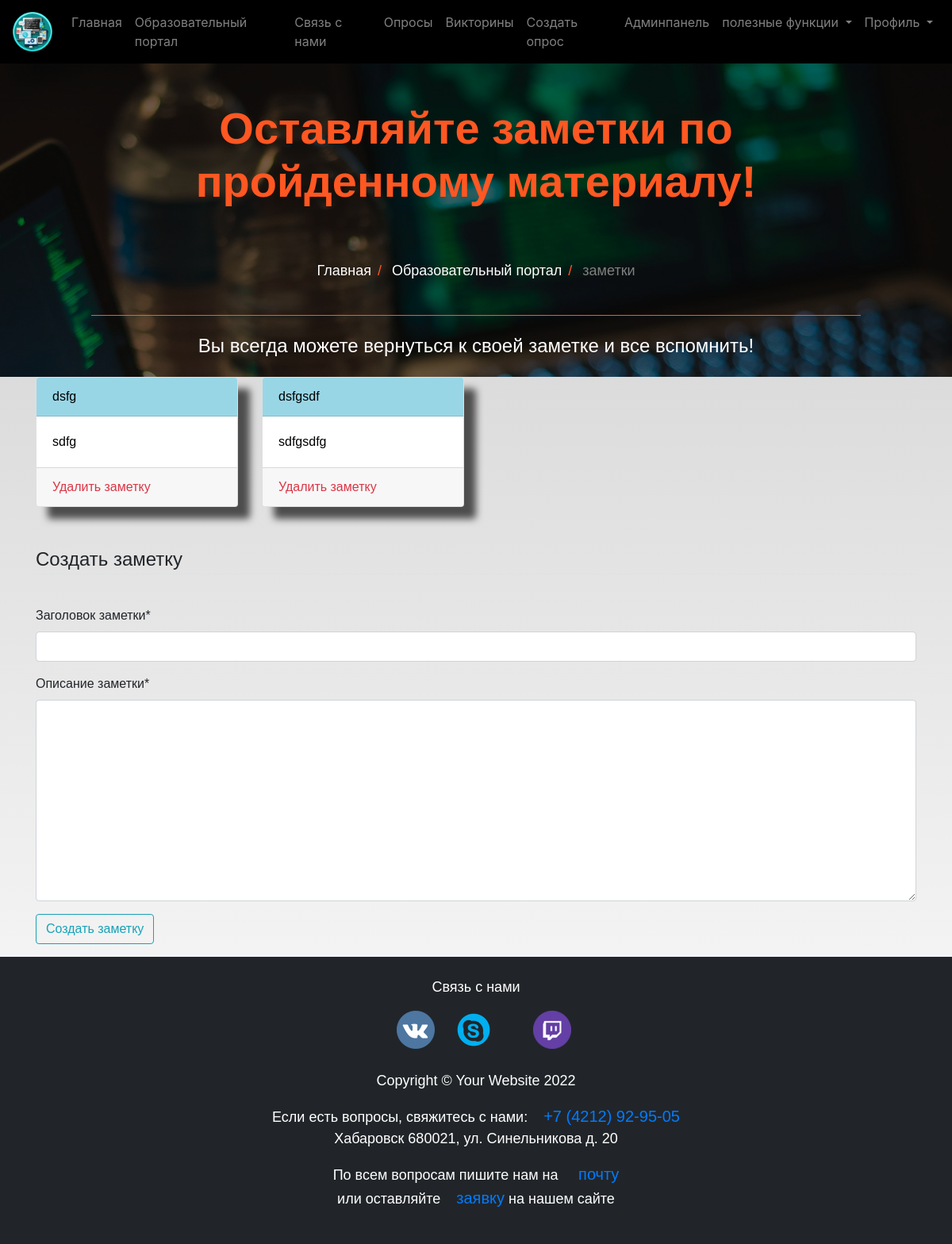
The page /educate_portal/notes (signed in) on the database its author committed.
### educate_portal/models.py (models this page shows, shortened)
class Notes(models.Model):
    user = models.ForeignKey(User, on_delete=models.CASCADE)
    title = models.CharField(max_length=200, verbose_name='Заголовок заметки')
    description = models.TextField(verbose_name='Описание заметки')
    class Meta:
        verbose_name = 'Записи'
        verbose_name_plural = 'Записи'

### educate_portal/views.py (the view)
# urls.py: path('notes', views.notes, name='notes'),
@login_required
def notes(request):
    if request.method == 'POST':
        form = NotesForm(request.POST)
        if form.is_valid():
            notes = Notes(
                user=request.user, title=request.POST['title'], description=request.POST['description'])
            notes.save()
        messages.success(
            request, f'вы успешно добавили {request.user.username} новую задачу!')
    else:
        form = NotesForm()
    notes = Notes.objects.filter(user=request.user)
    context = {'notes': notes, 'form': form}
    return render(request, 'dashboard/notes.html', context)

### educate_portal/forms.py
class NotesForm(forms.ModelForm):
    class Meta:
        model = Notes
        fields = ['title', 'description']

### educate_portal/templates/dashboard/notes.html (shortened to what this page needs)
{% extends 'base.html' %}
{% load static %}
{% block content %}
{%  load crispy_forms_tags %}
<header class="info-header">
    <div id="page-intro" class="container-fluid d-flex align-items-center justify-content-center ">
      <div class="row d-flex justify-content-center text-center">
        <div class="col-md-10 text-white">
          <h2 class="display-4 font-weight-bold  p-5 " style="color:#ff5722;" >Оставляйте заметки по пройденному материалу!</h2>
          <div class="row d-flex justify-content-center text-center">
            <ul class="breadcrumb">
              <li><a href="{% url 'index' %}">Главная</a></li>
              <li><a href="{% url 'educate_portal:standard_list' %}">Образовательный портал</a></li>
              <li class="disabled-text" >заметки</li>
            </ul>
          </div>
          <hr style="color:#ff5722;">
          <h4 class="white-text my-4">Вы всегда можете вернуться к своей заметке и все вспомнить!</h4>
    </div>
  </header>
<div class="container">
    <div class="row">
        {% for note in notes %}
        <div class="col-md-3">
            <a href="{% url 'educate_portal:notes-detail' note.id %}">
                <div class="card">
                    <div class="card-header">{{note.title}}</div>
                    <div class="card-body">{{note.description|slice:"0:100"}}</div>
                    <div class="card-footer mt-auto "><a class='text-danger' href="{% url 'educate_portal:delete-note' note.id %}">
                        <span class="">Удалить заметку</span></a>
                    </div>
                </div>
            </a>
        </div>
        <br><br>
        {% endfor %}
    </div>
</div>
<br><br>
<div class="container">
    <form method="POST">
        <fieldset class="form-group">
            <legend class="border-bottom mb-4">Создать заметку</legend>
        </fieldset>
        {{form|crispy}}
        <div class="form-group">
            <button href="" class="btn btn-outline-info" type="submit">
                Создать заметку
            </button>
        </div>
    </form>
</div>
{% endblock content %}

### static/css/master_css.css (style rules this page uses)
.text-white { color: white; }
hr { border-color: inherit; }
.info-header { height: 60%; }
#page-intro { height: 100%; }
#page-intro { background: linear-gradient(rgba(0, 0, 0, 0.5), rgba(0, 0, 0, 0.5)), url("../Images/222.jpg")no-repeat center center fixed; -webkit-background-size: cover; -moz-background-size: cover; -o-background-size: cover; background-size: cover; }
ul.breadcrumb { padding: 10px 16px; list-style: none; background-color: transparent; }
ul.breadcrumb li { display: inline; font-size: 18px; }
ul.breadcrumb li+li:before { padding: 8px; color: #ff5722; content: "/\00a0"; }
ul.breadcrumb li a { color: white; text-decoration: none; }
.disabled-text { color: gray; }
html { scroll-behavior: smooth; height: 100%; width: 100%; }
.card { box-shadow: 15px 15px 10px rgb(78, 77, 77); }
a { text-decoration: none !important; color: black; }
.card-header { color: black !important; background: rgb(152, 214, 230) !important; transition: 0.3s ease-in; }
html, body { max-width: 100%; overflow-x: hidden; height: 100%; width: 100%; }
body { background: linear-gradient(rgba(0, 0, 0, 0.2), rgba(255, 255, 255, 0.5)); overflow-x: hidden; background-repeat: no-repeat; }
.card-header { background-color: rgb(133, 204, 231); }
.col-md-3 .card { width: 100%; height: 100%; }

### rows shown on the page
Notes: title "dsfg", description "sdfg"
Notes: title "dsfgsdf", description "sdfgsdfg"
